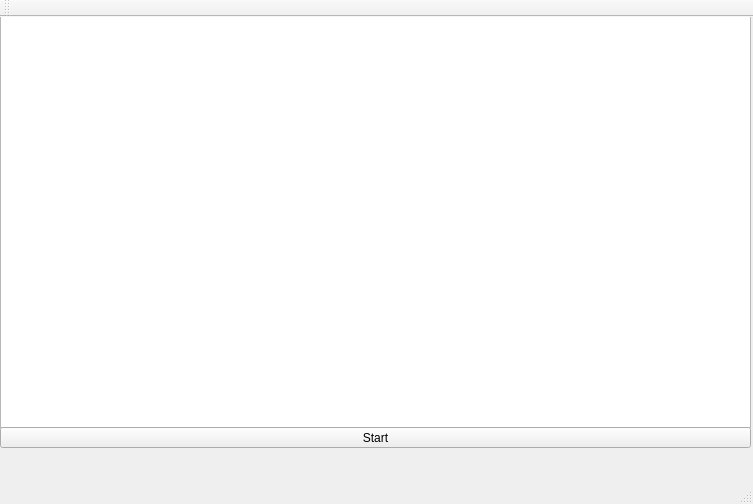
<?xml version="1.0" encoding="UTF-8"?>
<ui version="4.0">
 <class>MainWindow</class>
 <widget class="QMainWindow" name="MainWindow">
  <property name="geometry">
   <rect>
    <x>0</x>
    <y>0</y>
    <width>753</width>
    <height>504</height>
   </rect>
  </property>
  <property name="windowTitle">
   <string>MainWindow</string>
  </property>
  <widget class="QWidget" name="centralWidget">
   <widget class="QGraphicsView" name="graphicsView">
    <property name="geometry">
     <rect>
      <x>0</x>
      <y>-10</y>
      <width>751</width>
      <height>421</height>
     </rect>
    </property>
   </widget>
   <widget class="QPushButton" name="pushButton">
    <property name="geometry">
     <rect>
      <x>0</x>
      <y>410</y>
      <width>751</width>
      <height>21</height>
     </rect>
    </property>
    <property name="text">
     <string>Start</string>
    </property>
   </widget>
  </widget>
  <widget class="QMenuBar" name="menuBar">
   <property name="geometry">
    <rect>
     <x>0</x>
     <y>0</y>
     <width>753</width>
     <height>21</height>
    </rect>
   </property>
  </widget>
  <widget class="QToolBar" name="mainToolBar">
   <attribute name="toolBarArea">
    <enum>TopToolBarArea</enum>
   </attribute>
   <attribute name="toolBarBreak">
    <bool>false</bool>
   </attribute>
  </widget>
  <widget class="QStatusBar" name="statusBar"/>
 </widget>
 <layoutdefault spacing="6" margin="11"/>
 <resources/>
 <connections/>
</ui>
